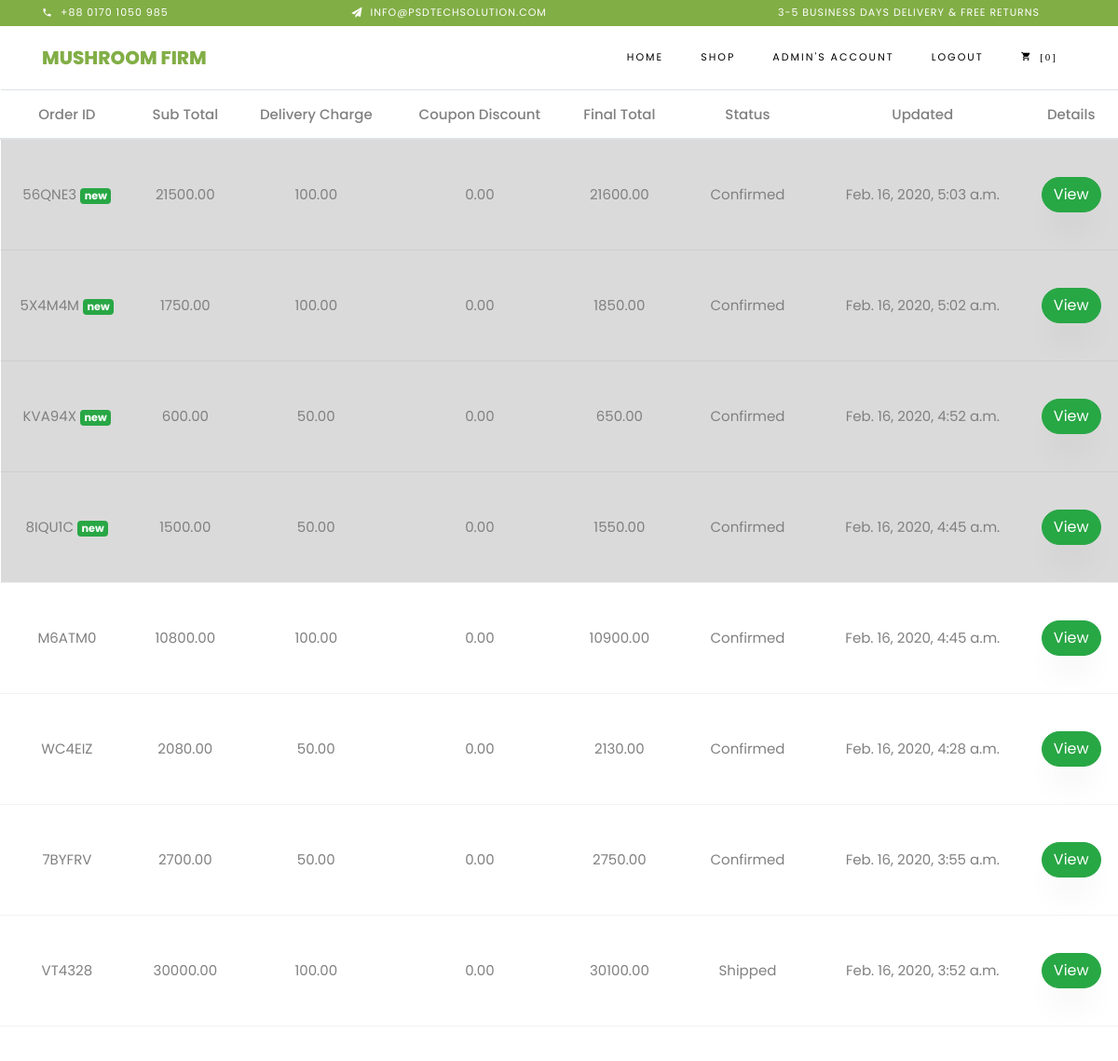
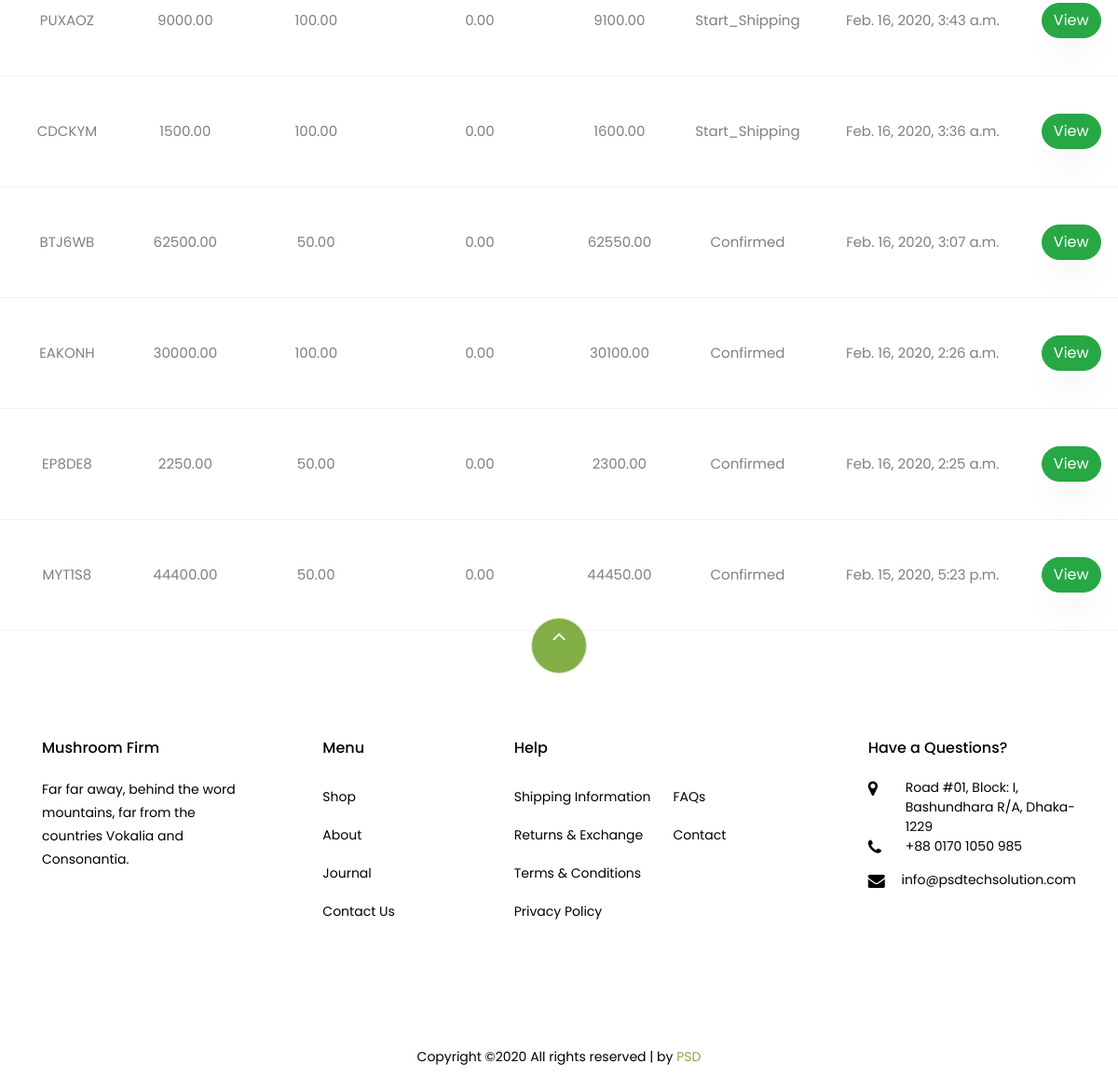
Page /adminorder/ (signed in) on the committed database (2 pictures, top to bottom).
### orders/models.py (models this page shows)
class Order(models.Model):
    user = models.ForeignKey(User, blank=True, null=True, on_delete = models.CASCADE)
    cart = models.ForeignKey(Cart, on_delete=models.CASCADE)
    address = models.TextField(default="")
    district = models.CharField(max_length=120, default="")
    area = models.CharField(max_length=120, default="")
    zipcode = models.CharField(max_length=120, default="")
    phone_no = models.CharField(max_length=120, default="")
    order_id = models.CharField(max_length=120, default="ABC", unique=True)
    sub_total = models.DecimalField(max_digits=1000, decimal_places=2, default=0.00)
    delivery_charge = models.DecimalField(max_digits=1000, decimal_places=2, default=0.00)
    coupon_discount = models.DecimalField(max_digits=1000, decimal_places=2, default=0.00)
    payment_method = models.CharField(max_length=120, choices=PAYMENT_CHOICES, default="Cash in delivery")
    final_total = models.DecimalField(max_digits=1000, decimal_places=2, default=0.00)
    status = models.CharField(max_length=120, choices=STATUS_CHOICES, default="Started")
    viewed = models.BooleanField(default=False)
    timestamp = models.DateTimeField(auto_now_add=True)
    updated = models.DateTimeField(auto_now=True)
    def __str__(self):
        return self.order_id

### orders/views.py (the view)
# urls.py: url(r'^adminorder/$', viewOrdersAdminInterface, name="orders_admin"),
@staff_member_required
def viewOrdersAdminInterface(request):
    orders = Order.objects.order_by('viewed', '-updated')
    template = 'order/order_admin.html'
    context = {'orders': orders}
    return render(request, template, context)

### templates/order/order_admin.html
{% extends 'base.html' %}
{% block content %}
<table class="table table-hover">
        <thead>
            <tr>
            <th scope="col">Order ID</th>
            <th scope="col">Sub Total</th>
            <th scope="col">Delivery Charge</th>
            <th scope="col">Coupon Discount</th>
            <th scope="col">Final Total</th>
            <th scope="col">Status</th>
            <th scope="col">Updated</th>
            <th scope="col">Details</th>
            </tr>
        </thead>
        <tbody>
            {% for order in orders %}
            {% if order.viewed == False %}
            <tr class="table-active">
            <td>{{order}}
                <span class="badge badge-success">new</span>
            </td>
            <td>{{order.sub_total}}</td>
            <td>{{order.delivery_charge}}</td>
            <td>{{order.coupon_discount}}</td>
            <td>{{order.final_total}}</td>
            <td>{{order.status}}</td>
            <td>{{order.updated}}</td>
            <td> <a href="{% url 'order_details' order.order_id %}"><button class="btn btn-success">View</button> </a> </td>
            </tr>
            {% else %}
            <tr>
            <td>{{order}} </td>
            <td>{{order.sub_total}}</td>
            <td>{{order.delivery_charge}}</td>
            <td>{{order.coupon_discount}}</td>
            <td>{{order.final_total}}</td>
            <td>{{order.status}}</td>
            <td>{{order.updated}}</td>
            <td> <a href="{% url 'order_details' order.order_id %}"><button class="btn btn-success">View</button> </a> </td>
            </tr>
            {% endif %}
            {% endfor %}
        </tbody>
    </table>
{% endblock %}

### templates/top_navbar.html (shortened to what this page needs)
<div class="py-1 bg-primary">
    <div class="container">
        <div class="row no-gutters d-flex align-items-start align-items-center px-md-0">
            <div class="col-lg-12 d-block">
                <div class="row d-flex">
                    <div class="col-md pr-4 d-flex topper align-items-center">
                        <div class="icon mr-2 d-flex justify-content-center align-items-center"><span class="icon-phone2"></span></div>
                        <span class="text">+88 0170 1050 985</span>
                    </div>
                    <div class="col-md pr-4 d-flex topper align-items-center">
                        <div class="icon mr-2 d-flex justify-content-center align-items-center"><span class="icon-paper-plane"></span></div>
                        <span class="text">info@psdtechsolution.com</span>
                    </div>
                    <div class="col-md-5 pr-4 d-flex topper align-items-center text-lg-right">
                        <span class="text">3-5 Business days delivery &amp; Free Returns</span>
                    </div>
                </div>
            </div>
        </div>
      </div>
</div>
<nav class="navbar navbar-expand-lg navbar-dark ftco_navbar bg-dark ftco-navbar-light" id="ftco-navbar">
    <div class="container">
      <a class="navbar-brand" href="{% url 'home' %}">Mushroom Firm</a>
      <div class="collapse navbar-collapse" id="ftco-nav">
        <ul class="navbar-nav ml-auto">
          <li class="nav-item active"><a href="{% url 'home' %}" class="nav-link">Home</a></li>
          <li class="nav-item"><a href="{% url 'products' %}" class="nav-link">Shop</a></li>
          <li class="nav-item">
              {% if not user.is_authenticated %}
              <a href="{% url 'register' %}" class="nav-link">Sign-up</a>
                {% else %}
              <a href="#" class="nav-link">{{user.username}}'s Account</a>
                {% endif %}
          </li>
          <li class="nav-item">
              {% if not user.is_authenticated %}
              <a href="{% url 'login' %}" class="nav-link">Login</a>
              {% else %}
              <a href="{% url 'logout' %}" class="nav-link">Logout</a>
              {% endif %}
          </li>
          <li class="nav-item cta cta-colored"><a href="{% url 'viewCart' %}" class="nav-link"><span id="cart_menu" class="icon-shopping_cart">
              {% if not request.session.item_count %}
              [0]
              {% else %}
              [{{request.session.item_count}}]
              {% endif %}</a></li>
        </ul>
      </div>
    </div>
  </nav>

### static/static_files/css/icomoon.css (style rules this page uses)
[class^="icon-"], [class*=" icon-"] { font-family: 'icomoon' !important; speak: none; font-style: normal; font-weight: normal; font-variant: normal; text-transform: none; line-height: 1; -webkit-font-smoothing: antialiased; -moz-osx-font-smoothing: grayscale; }
.icon-paper-plane:before { content: "\f1d8"; }
.icon-phone2:before { content: "\e0cd"; }
.icon-shopping_cart:before { content: "\e8cc"; }

### rows in the picture
Order: order "56QNE3", sub_total "21500.00", delivery_charge "100.00", coupon_discount "0.00", final_total "21600.00", status "Confirmed", updated "Feb. 16, 2020, 5:03 a.m."
Order: order "5X4M4M", sub_total "1750.00", delivery_charge "100.00", coupon_discount "0.00", final_total "1850.00", status "Confirmed", updated "Feb. 16, 2020, 5:02 a.m."
Order: order "KVA94X", sub_total "600.00", delivery_charge "50.00", coupon_discount "0.00", final_total "650.00", status "Confirmed", updated "Feb. 16, 2020, 4:52 a.m."
Order: order "8IQU1C", sub_total "1500.00", delivery_charge "50.00", coupon_discount "0.00", final_total "1550.00", status "Confirmed", updated "Feb. 16, 2020, 4:45 a.m."
Order: order "M6ATM0", sub_total "10800.00", delivery_charge "100.00", coupon_discount "0.00", final_total "10900.00", status "Confirmed", updated "Feb. 16, 2020, 4:45 a.m."
Order: order "WC4EIZ", sub_total "2080.00", delivery_charge "50.00", coupon_discount "0.00", final_total "2130.00", status "Confirmed", updated "Feb. 16, 2020, 4:28 a.m."
Order: order "7BYFRV", sub_total "2700.00", delivery_charge "50.00", coupon_discount "0.00", final_total "2750.00", status "Confirmed", updated "Feb. 16, 2020, 3:55 a.m."
Order: order "VT4328", sub_total "30000.00", delivery_charge "100.00", coupon_discount "0.00", final_total "30100.00", status "Shipped", updated "Feb. 16, 2020, 3:52 a.m."
Order: order "PUXAOZ", sub_total "9000.00", delivery_charge "100.00", coupon_discount "0.00", final_total "9100.00", status "Start_Shipping", updated "Feb. 16, 2020, 3:43 a.m."
Order: order "CDCKYM", sub_total "1500.00", delivery_charge "100.00", coupon_discount "0.00", final_total "1600.00", status "Start_Shipping", updated "Feb. 16, 2020, 3:36 a.m."
Order: order "BTJ6WB", sub_total "62500.00", delivery_charge "50.00", coupon_discount "0.00", final_total "62550.00", status "Confirmed", updated "Feb. 16, 2020, 3:07 a.m."
Order: order "EAKONH", sub_total "30000.00", delivery_charge "100.00", coupon_discount "0.00", final_total "30100.00", status "Confirmed", updated "Feb. 16, 2020, 2:26 a.m."
Order: order "EP8DE8", sub_total "2250.00", delivery_charge "50.00", coupon_discount "0.00", final_total "2300.00", status "Confirmed", updated "Feb. 16, 2020, 2:25 a.m."
Order: order "MYT1S8", sub_total "44400.00", delivery_charge "50.00", coupon_discount "0.00", final_total "44450.00", status "Confirmed", updated "Feb. 15, 2020, 5:23 p.m."

### other values in the picture
{{ user.username }} "ADMIN"
